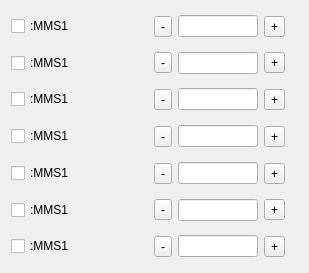
           <widget class="QWidget" name="scrollAreaWidgetContents">
            <property name="geometry">
             <rect>
              <x>0</x>
              <y>0</y>
              <width>309</width>
              <height>273</height>
             </rect>
            </property>
            <layout class="QGridLayout" name="gridLayout_3">
             <item row="0" column="0">
              <layout class="QVBoxLayout" name="verticalLayout_3">
               <item>
                <layout class="QHBoxLayout" name="horizontalLayout_6">
                 <item>
                  <widget class="QCheckBox" name="cB_onmot_1">
                   <property name="text">
                    <string>:MMS1</string>
                   </property>
                  </widget>
                 </item>
                 <item>
                  <spacer name="horizontalSpacer_10">
                   <property name="orientation">
                    <enum>Qt::Horizontal</enum>
                   </property>
                   <property name="sizeHint" stdset="0">
                    <size>
                     <width>13</width>
                     <height>17</height>
                    </size>
                   </property>
                  </spacer>
                 </item>
                 <item>
                  <layout class="QHBoxLayout" name="horizontalLayout_21">
                   <item>
                    <widget class="QLabel" name="lb_limM_1">
                     <property name="text">
                      <string/>
                     </property>
                     <property name="pixmap">
                      <pixmap>../mviewer2.0/ui/led-red-16x16.png</pixmap>
                     </property>
                    </widget>
                   </item>
                   <item>
                    <widget class="QToolButton" name="tB_mminus_1">
                     <property name="text">
                      <string>-</string>
                     </property>
                    </widget>
                   </item>
                   <item>
                    <widget class="QLineEdit" name="lE_mr_1">
                     <property name="minimumSize">
                      <size>
                       <width>80</width>
                       <height>0</height>
                      </size>
                     </property>
                     <property name="maximumSize">
                      <size>
                       <width>80</width>
                       <height>16777215</height>
                      </size>
                     </property>
                    </widget>
                   </item>
                   <item>
                    <widget class="QToolButton" name="tB_mplus_1">
                     <property name="text">
                      <string>+</string>
                     </property>
                    </widget>
                   </item>
                   <item>
                    <widget class="QLabel" name="lb_limP_1">
                     <property name="text">
                      <string/>
                     </property>
                     <property name="pixmap">
                      <pixmap>../mviewer2.0/ui/led-red-16x16.png</pixmap>
                     </property>
                    </widget>
                   </item>
                  </layout>
                 </item>
                </layout>
               </item>
               <item>
                <layout class="QHBoxLayout" name="horizontalLayout_11">
                 <item>
                  <widget class="QCheckBox" name="cB_onmot_2">
                   <property name="text">
                    <string>:MMS1</string>
                   </property>
                  </widget>
                 </item>
                 <item>
                  <spacer name="horizontalSpacer_11">
                   <property name="orientation">
                    <enum>Qt::Horizontal</enum>
                   </property>
                   <property name="sizeHint" stdset="0">
                    <size>
                     <width>13</width>
                     <height>17</height>
                    </size>
                   </property>
                  </spacer>
                 </item>
                 <item>
                  <layout class="QHBoxLayout" name="horizontalLayout_22">
                   <item>
                    <widget class="QLabel" name="lb_limM_2">
                     <property name="text">
                      <string/>
                     </property>
                     <property name="pixmap">
                      <pixmap>../mviewer2.0/ui/led-red-16x16.png</pixmap>
                     </property>
                    </widget>
                   </item>
                   <item>
                    <widget class="QToolButton" name="tB_mminus_2">
                     <property name="text">
                      <string>-</string>
                     </property>
                    </widget>
                   </item>
                   <item>
                    <widget class="QLineEdit" name="lE_mr_2">
                     <property name="minimumSize">
                      <size>
                       <width>80</width>
                       <height>0</height>
                      </size>
                     </property>
                     <property name="maximumSize">
                      <size>
                       <width>80</width>
                       <height>16777215</height>
                      </size>
                     </property>
                    </widget>
                   </item>
                   <item>
                    <widget class="QToolButton" name="tB_mplus_2">
                     <property name="text">
                      <string>+</string>
                     </property>
                    </widget>
                   </item>
                   <item>
                    <widget class="QLabel" name="lb_limP_2">
                     <property name="text">
                      <string/>
                     </property>
                     <property name="pixmap">
                      <pixmap>../mviewer2.0/ui/led-red-16x16.png</pixmap>
                     </property>
                    </widget>
                   </item>
                  </layout>
                 </item>
                </layout>
               </item>
               <item>
                <layout class="QHBoxLayout" name="horizontalLayout_12">
                 <item>
                  <widget class="QCheckBox" name="cB_onmot_3">
                   <property name="text">
                    <string>:MMS1</string>
                   </property>
                  </widget>
                 </item>
                 <item>
                  <spacer name="horizontalSpacer_12">
                   <property name="orientation">
                    <enum>Qt::Horizontal</enum>
                   </property>
                   <property name="sizeHint" stdset="0">
                    <size>
                     <width>13</width>
                     <height>17</height>
                    </size>
                   </property>
                  </spacer>
                 </item>
                 <item>
                  <layout class="QHBoxLayout" name="horizontalLayout_23">
                   <item>
                    <widget class="QLabel" name="lb_limM_3">
                     <property name="text">
                      <string/>
                     </property>
                     <property name="pixmap">
                      <pixmap>../mviewer2.0/ui/led-red-16x16.png</pixmap>
                     </property>
                    </widget>
                   </item>
                   <item>
                    <widget class="QToolButton" name="tB_mminus_3">
                     <property name="text">
                      <string>-</string>
                     </property>
                    </widget>
                   </item>
                   <item>
                    <widget class="QLineEdit" name="lE_mr_3">
                     <property name="minimumSize">
                      <size>
                       <width>80</width>
                       <height>0</height>
                      </size>
                     </property>
                     <property name="maximumSize">
                      <size>
                       <width>80</width>
                       <height>16777215</height>
                      </size>
                     </property>
                    </widget>
                   </item>
                   <item>
                    <widget class="QToolButton" name="tB_mplus_3">
                     <property name="text">
                      <string>+</string>
                     </property>
                    </widget>
                   </item>
                   <item>
                    <widget class="QLabel" name="lb_limP_3">
                     <property name="text">
                      <string/>
                     </property>
                     <property name="pixmap">
                      <pixmap>../mviewer2.0/ui/led-red-16x16.png</pixmap>
                     </property>
                    </widget>
                   </item>
                  </layout>
                 </item>
                </layout>
               </item>
               <item>
                <layout class="QHBoxLayout" name="horizontalLayout_14">
                 <item>
                  <widget class="QCheckBox" name="cB_onmot_4">
                   <property name="text">
                    <string>:MMS1</string>
                   </property>
                  </widget>
                 </item>
                 <item>
                  <spacer name="horizontalSpacer_13">
                   <property name="orientation">
                    <enum>Qt::Horizontal</enum>
                   </property>
                   <property name="sizeHint" stdset="0">
                    <size>
                     <width>13</width>
                     <height>17</height>
                    </size>
                   </property>
                  </spacer>
                 </item>
                 <item>
                  <layout class="QHBoxLayout" name="horizontalLayout_24">
                   <item>
                    <widget class="QLabel" name="lb_limM_4">
                     <property name="text">
                      <string/>
                     </property>
                     <property name="pixmap">
                      <pixmap>../mviewer2.0/ui/led-red-16x16.png</pixmap>
                     </property>
                    </widget>
                   </item>
                   <item>
                    <widget class="QToolButton" name="tB_mminus_4">
                     <property name="text">
                      <string>-</string>
                     </property>
                    </widget>
                   </item>
                   <item>
                    <widget class="QLineEdit" name="lE_mr_4">
                     <property name="minimumSize">
                      <size>
                       <width>80</width>
                       <height>0</height>
                      </size>
                     </property>
                     <property name="maximumSize">
                      <size>
                       <width>80</width>
                       <height>16777215</height>
                      </size>
                     </property>
                    </widget>
                   </item>
                   <item>
                    <widget class="QToolButton" name="tB_mplus_4">
                     <property name="text">
                      <string>+</string>
                     </property>
                    </widget>
                   </item>
                   <item>
                    <widget class="QLabel" name="lb_limP_4">
                     <property name="text">
                      <string/>
                     </property>
                     <property name="pixmap">
                      <pixmap>../mviewer2.0/ui/led-red-16x16.png</pixmap>
                     </property>
                    </widget>
                   </item>
                  </layout>
                 </item>
                </layout>
               </item>
               <item>
                <layout class="QHBoxLayout" name="horizontalLayout_15">
                 <item>
                  <widget class="QCheckBox" name="cB_onmot_5">
                   <property name="text">
                    <string>:MMS1</string>
                   </property>
                  </widget>
                 </item>
                 <item>
                  <spacer name="horizontalSpacer_14">
                   <property name="orientation">
                    <enum>Qt::Horizontal</enum>
                   </property>
                   <property name="sizeHint" stdset="0">
                    <size>
                     <width>13</width>
                     <height>17</height>
                    </size>
                   </property>
                  </spacer>
                 </item>
                 <item>
                  <layout class="QHBoxLayout" name="horizontalLayout_25">
                   <item>
                    <widget class="QLabel" name="lb_limM_5">
                     <property name="text">
                      <string/>
                     </property>
                     <property name="pixmap">
                      <pixmap>../mviewer2.0/ui/led-red-16x16.png</pixmap>
                     </property>
                    </widget>
                   </item>
                   <item>
                    <widget class="QToolButton" name="tB_mminus_5">
                     <property name="text">
                      <string>-</string>
                     </property>
                    </widget>
                   </item>
                   <item>
                    <widget class="QLineEdit" name="lE_mr_5">
                     <property name="minimumSize">
                      <size>
                       <width>80</width>
                       <height>0</height>
                      </size>
                     </property>
                     <property name="maximumSize">
                      <size>
                       <width>80</width>
                       <height>16777215</height>
                      </size>
                     </property>
                    </widget>
                   </item>
                   <item>
                    <widget class="QToolButton" name="tB_mplus_5">
                     <property name="text">
                      <string>+</string>
                     </property>
                    </widget>
                   </item>
                   <item>
                    <widget class="QLabel" name="lb_limP_5">
                     <property name="text">
                      <string/>
                     </property>
                     <property name="pixmap">
                      <pixmap>../mviewer2.0/ui/led-red-16x16.png</pixmap>
                     </property>
                    </widget>
                   </item>
                  </layout>
                 </item>
                </layout>
               </item>
               <item>
                <layout class="QHBoxLayout" name="horizontalLayout_17">
                 <item>
                  <widget class="QCheckBox" name="cB_onmot_6">
                   <property name="text">
                    <string>:MMS1</string>
                   </property>
                  </widget>
                 </item>
                 <item>
                  <spacer name="horizontalSpacer_15">
                   <property name="orientation">
                    <enum>Qt::Horizontal</enum>
                   </property>
                   <property name="sizeHint" stdset="0">
                    <size>
                     <width>13</width>
                     <height>17</height>
                    </size>
                   </property>
                  </spacer>
                 </item>
                 <item>
                  <layout class="QHBoxLayout" name="horizontalLayout_26">
                   <item>
                    <widget class="QLabel" name="lb_limM_6">
                     <property name="text">
                      <string/>
                     </property>
                     <property name="pixmap">
                      <pixmap>../mviewer2.0/ui/led-red-16x16.png</pixmap>
                     </property>
                    </widget>
                   </item>
                   <item>
                    <widget class="QToolButton" name="tB_mminus_6">
                     <property name="text">
                      <string>-</string>
                     </property>
                    </widget>
                   </item>
                   <item>
                    <widget class="QLineEdit" name="lE_mr_6">
                     <property name="minimumSize">
                      <size>
                       <width>80</width>
                       <height>0</height>
                      </size>
                     </property>
                     <property name="maximumSize">
                      <size>
                       <width>80</width>
                       <height>16777215</height>
                      </size>
                     </property>
                    </widget>
                   </item>
                   <item>
                    <widget class="QToolButton" name="tB_mplus_6">
                     <property name="text">
                      <string>+</string>
                     </property>
                    </widget>
                   </item>
                   <item>
                    <widget class="QLabel" name="lb_limP_6">
                     <property name="text">
                      <string/>
                     </property>
                     <property name="pixmap">
                      <pixmap>../mviewer2.0/ui/led-red-16x16.png</pixmap>
                     </property>
                    </widget>
                   </item>
                  </layout>
                 </item>
                </layout>
               </item>
               <item>
                <layout class="QHBoxLayout" name="horizontalLayout_18">
                 <item>
                  <widget class="QCheckBox" name="cB_onmot_7">
                   <property name="text">
                    <string>:MMS1</string>
                   </property>
                  </widget>
                 </item>
                 <item>
                  <spacer name="horizontalSpacer_16">
                   <property name="orientation">
                    <enum>Qt::Horizontal</enum>
                   </property>
                   <property name="sizeHint" stdset="0">
                    <size>
                     <width>13</width>
                     <height>17</height>
                    </size>
                   </property>
                  </spacer>
                 </item>
                 <item>
                  <layout class="QHBoxLayout" name="horizontalLayout_27">
                   <item>
                    <widget class="QLabel" name="lb_limM_7">
                     <property name="text">
                      <string/>
                     </property>
                     <property name="pixmap">
                      <pixmap>../mviewer2.0/ui/led-red-16x16.png</pixmap>
                     </property>
                    </widget>
                   </item>
                   <item>
                    <widget class="QToolButton" name="tB_mminus_7">
                     <property name="text">
                      <string>-</string>
                     </property>
                    </widget>
                   </item>
                   <item>
                    <widget class="QLineEdit" name="lE_mr_7">
                     <property name="minimumSize">
                      <size>
                       <width>80</width>
                       <height>0</height>
                      </size>
                     </property>
                     <property name="maximumSize">
                      <size>
                       <width>80</width>
                       <height>16777215</height>
                      </size>
                     </property>
                    </widget>
                   </item>
                   <item>
                    <widget class="QToolButton" name="tB_mplus_7">
                     <property name="text">
                      <string>+</string>
                     </property>
                    </widget>
                   </item>
                   <item>
                    <widget class="QLabel" name="lb_limP_7">
                     <property name="text">
                      <string/>
                     </property>
                     <property name="pixmap">
                      <pixmap>../mviewer2.0/ui/led-red-16x16.png</pixmap>
                     </property>
                    </widget>
                   </item>
                  </layout>
                 </item>
                </layout>
               </item>
              </layout>
             </item>
            </layout>
           </widget>
